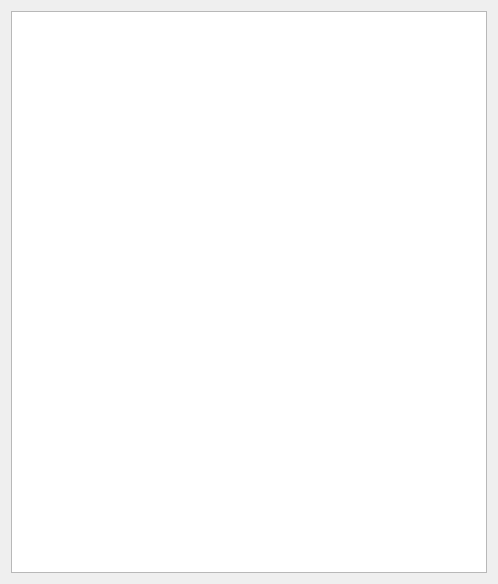
<?xml version="1.0" encoding="UTF-8"?>
<ui version="4.0">
 <class>TimingsDialog</class>
 <widget class="QDialog" name="TimingsDialog">
  <property name="geometry">
   <rect>
    <x>0</x>
    <y>0</y>
    <width>498</width>
    <height>584</height>
   </rect>
  </property>
  <property name="windowTitle">
   <string>Timings</string>
  </property>
  <layout class="QVBoxLayout" name="verticalLayout">
   <item>
    <widget class="QTreeView" name="treeView"/>
   </item>
  </layout>
 </widget>
 <resources/>
 <connections/>
</ui>
